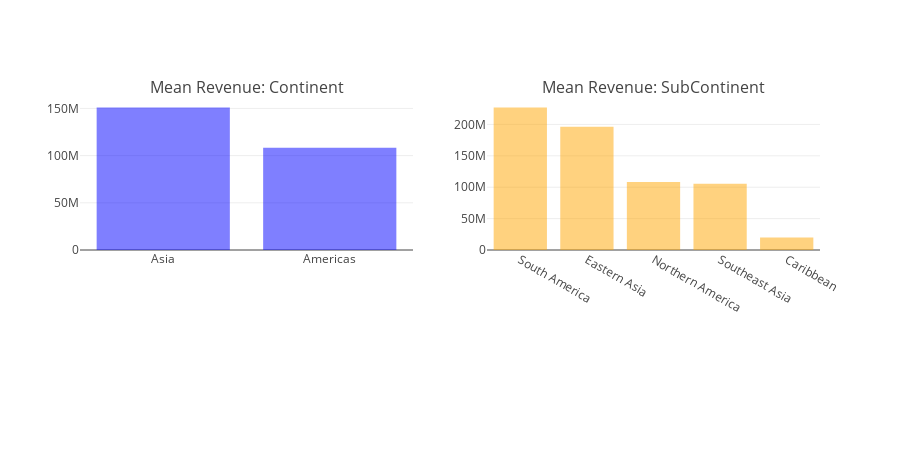

The code cell stored with this chart in its notebook:
### Code cell
geo_cols = ['continent','subContinent']
fig = tools.make_subplots(rows=1, cols=2, subplot_titles=["Mean Revenue: Continent", "Mean Revenue: SubContinent"], print_grid=False)
colors = ["blue", "orange"]
trs = []
for i, col in enumerate(geo_cols):
    tmp = litedata.groupby(col).agg({"totals_transactionRevenue": "mean"}).reset_index().rename(columns={"totals_transactionRevenue" : "Mean Revenue"})
    tmp = tmp.dropna().sort_values("Mean Revenue", ascending = False)
    tr = go.Bar(y = tmp["Mean Revenue"], orientation="v", marker=dict(opacity=0.5, color=colors[i]), x= tmp[col])
    trs.append(tr)
fig.append_trace(trs[0], 1, 1)
fig.append_trace(trs[1], 1, 2)
fig['layout'].update(height=450, margin=dict(b=200), showlegend=False)
iplot(fig)

### Figure 1 — Plotly figure (JSON) as saved in the notebook; plotly's stock layout.template omitted (floating-point values rounded to 4 significant figures)
{"data": [{"marker": {"color": "blue", "opacity": 0.5}, "orientation": "v", "type": "bar", "uid": "794cae11-5f6e-46ec-b4b9-75258b88c001", "x": ["Asia", "Americas"], "xaxis": "x", "y": [150980000, 108300000.0], "yaxis": "y"}, {"marker": {"color": "orange", "opacity": 0.5}, "orientation": "v", "type": "bar", "uid": "574585a3-da5f-4b05-b3cf-d42a183b288b", "x": ["South America", "Eastern Asia", "Northern America", "Southeast Asia", "Caribbean"], "xaxis": "x2", "y": [227000000, 196420000, 108200000.0, 105540000, 19990000], "yaxis": "y2"}], "layout": {"annotations": [{"font": {"size": 16}, "showarrow": false, "text": "Mean Revenue: Continent", "x": 0.225, "xanchor": "center", "xref": "paper", "y": 1, "yanchor": "bottom", "yref": "paper"}, {"font": {"size": 16}, "showarrow": false, "text": "Mean Revenue: SubContinent", "x": 0.775, "xanchor": "center", "xref": "paper", "y": 1, "yanchor": "bottom", "yref": "paper"}], "height": 450, "margin": {"b": 200}, "showlegend": false, "xaxis": {"anchor": "y", "domain": [0, 0.45]}, "xaxis2": {"anchor": "y2", "domain": [0.55, 1]}, "yaxis": {"anchor": "x", "domain": [0, 1]}, "yaxis2": {"anchor": "x2", "domain": [0, 1]}}}
